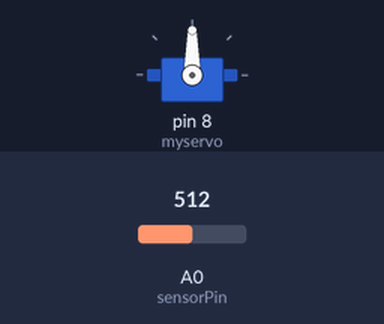
Simulated run of this sketch. Board: Arduino Uno, built with avr-gcc and run on an emulated ATmega328P. Parts: servo. The test bench sets the inputs (shaded band); at power-on: A0 (sensorPin) = 512.

Above: at 1.2 s.
1.3 s: A0 (sensorPin) set to 716
At 1.7 s:
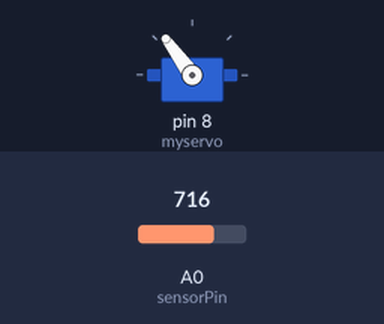
2.8 s: A0 (sensorPin) set to 900
At 3.1 s:
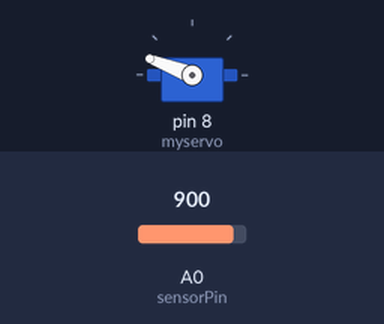
4.3 s: A0 (sensorPin) set to 1023
At 5.5 s:
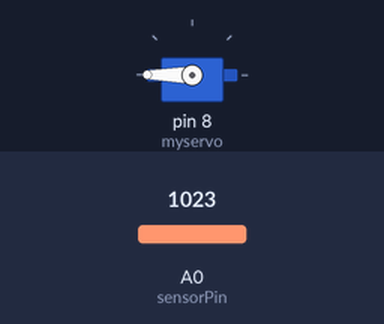
5.8 s: A0 (sensorPin) set to 306
At 7.0 s:
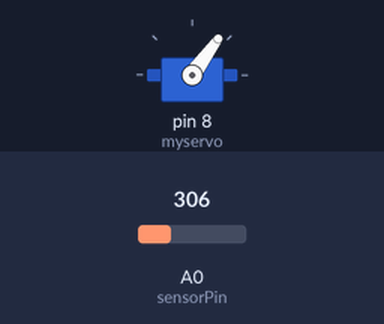
7.3 s: A0 (sensorPin) set to 122
At 8.4 s:
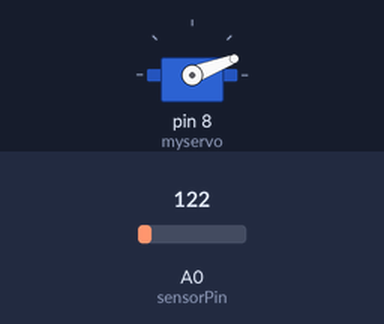
8.8 s: A0 (sensorPin) set to 511
At 9.8 s:
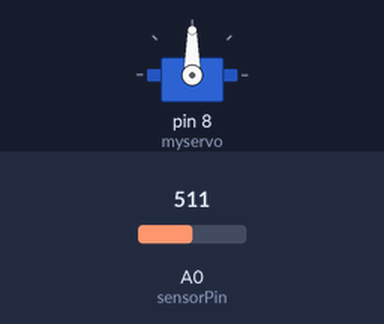
Timing chart, 0 to 11.3 s (numbered marks = the images above; inputs shaded):
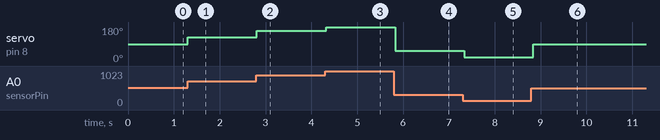

Measured:
- after the input at 1.3 s, servo on pin 8 (myservo): 90° → 126° at once
- after the input at 2.8 s, servo on pin 8 (myservo): 126° → 159° at once
- after the input at 4.3 s, servo on pin 8 (myservo): 159° → 180° at once
- after the input at 5.8 s, servo on pin 8 (myservo): 180° → 54° at once
- after the input at 7.3 s, servo on pin 8 (myservo): 54° → 21° at once
- after the input at 8.8 s, servo on pin 8 (myservo): 21° → 90° at once

The sketch:

sketch14_04_servo.ino
```cpp
/* PWMを使って2つのLEDの明るさを変化させる */

#include <Servo.h>

Servo myservo;
const int sensorPin = A0;

void setup() {
  myservo.attach(8);
}

void loop() {
  int val = analogRead(sensorPin);
  val = map(val, 0, 1024, 0, 181);
  myservo.write(val);
  delay(50);
}
```
